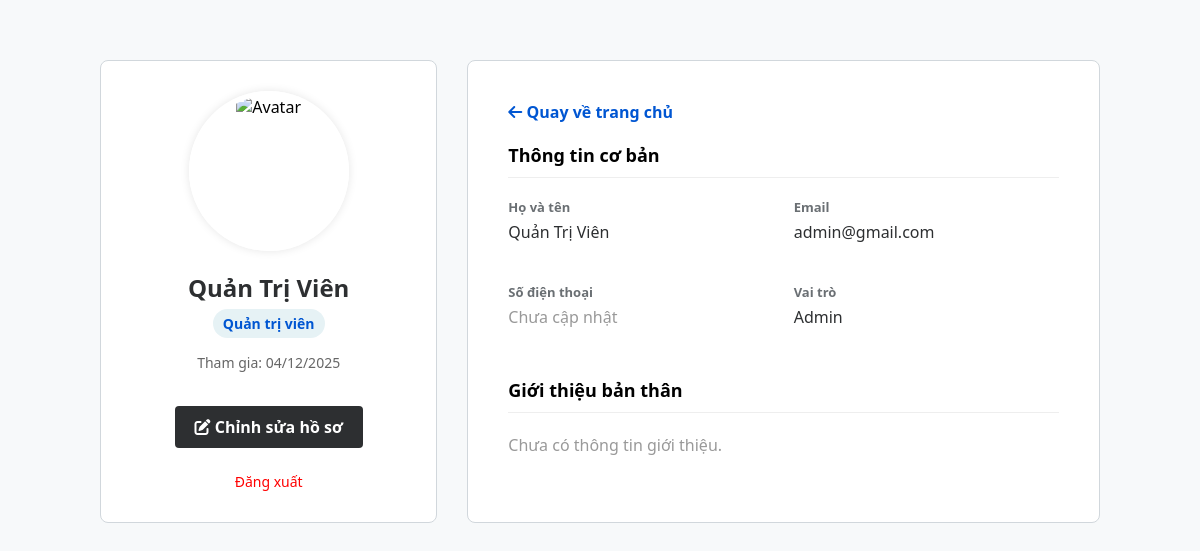
/DoAnCoSo2Elearning/profile.php (signed in), run on the app's committed database.
### tables this page shows
CREATE TABLE `users` (
  `id` int(11) NOT NULL,
  `ho_ten` varchar(100) NOT NULL,
  `email` varchar(100) NOT NULL,
  `mat_khau` varchar(255) NOT NULL,
  `role` enum('student','lecturer','admin') DEFAULT 'student',
  `avatar` varchar(255) DEFAULT NULL,
  `ngay_tao` datetime DEFAULT current_timestamp(),
  `so_dien_thoai` varchar(20) DEFAULT NULL,
  `gioi_thieu` text DEFAULT NULL,
  `reset_token` varchar(10) DEFAULT NULL,
  `reset_expiry` datetime DEFAULT NULL
);

### DoAnCoSo2Elearning/profile.php (the view, shortened to what this page needs)
<?php
include 'database.php';
$user_id = $_SESSION['user_id'];
$sql = "SELECT * FROM users WHERE id = $user_id";
$result = mysqli_query($conn, $sql);
$user = mysqli_fetch_assoc($result);
$avatar_url = !empty($user['avatar']) ? "uploads/avatars/" . $user['avatar'] : "https://cdn-icons-png.flaticon.com/512/149/149071.png";
?>
<!DOCTYPE html>
<html lang="vi">
<head>
    <link rel="stylesheet" href="https://cdnjs.cloudflare.com/ajax/libs/font-awesome/6.4.0/css/all.min.css">
</head>
<body>
<div class="container">
    <div class="profile-sidebar">
        <div class="avatar-frame">
            <img src="<?php echo $avatar_url; ?>" alt="Avatar">
        </div>
        <div class="user-name"><?php echo htmlspecialchars($user['ho_ten']); ?></div>
        <div class="user-role">
            <?php echo ($user['role'] == 'admin') ? 'Quản trị viên' : (($user['role'] == 'lecturer') ? 'Giảng viên' : 'Học viên'); ?>
        </div>
        <p style="color:#666; font-size:14px; margin-top:15px;">Tham gia: <?php echo date('d/m/Y', strtotime($user['ngay_tao'])); ?></p>
        <a href="edit_profile.php" class="btn-edit"><i class="fa-solid fa-pen-to-square"></i> Chỉnh sửa hồ sơ</a>
        <br><br>
        <a href="logout.php" style="color:red; text-decoration:none; font-size:14px;">Đăng xuất</a>
    </div>
    <div class="profile-content">
        <a href="index.html" class="btn-back"><i class="fa-solid fa-arrow-left"></i> Quay về trang chủ</a>
        <div class="section-title">Thông tin cơ bản</div>
        <div style="display: grid; grid-template-columns: 1fr 1fr; gap: 20px;">
            <div class="info-group">
                <div class="info-label">Họ và tên</div>
                <div class="info-value"><?php echo htmlspecialchars($user['ho_ten']); ?></div>
            </div>
            <div class="info-group">
                <div class="info-label">Email</div>
                <div class="info-value"><?php echo htmlspecialchars($user['email']); ?></div>
            </div>
            <div class="info-group">
                <div class="info-label">Số điện thoại</div>
                <div class="info-value"><?php echo $user['so_dien_thoai'] ? htmlspecialchars($user['so_dien_thoai']) : '<span style="color:#999">Chưa cập nhật</span>'; ?></div>
            </div>
            <div class="info-group">
                <div class="info-label">Vai trò</div>
                <div class="info-value" style="text-transform: capitalize;"><?php echo $user['role']; ?></div>
            </div>
        </div>
        <div class="section-title" style="margin-top: 30px;">Giới thiệu bản thân</div>
        <div class="info-group">
            <div class="info-value" style="line-height: 1.6;">
                <?php echo $user['gioi_thieu'] ? nl2br(htmlspecialchars($user['gioi_thieu'])) : '<span style="color:#999">Chưa có thông tin giới thiệu.</span>'; ?>
            </div>
        </div>
    </div>
</div>
</body>
</html>

### DoAnCoSo2Elearning/profile.php (style rules this page uses)
body { font-family: 'Segoe UI', sans-serif; background-color: #f7f9fa; margin: 0; }
.container { max-width: 1000px; margin: 40px auto; padding: 20px; display: flex; gap: 30px; }
.profile-sidebar { flex: 1; background: #fff; padding: 30px; border-radius: 8px; border: 1px solid #d1d7dc; text-align: center; height: fit-content; }
.avatar-frame { width: 150px; height: 150px; margin: 0 auto 20px; border-radius: 50%; overflow: hidden; border: 5px solid #fff; box-shadow: 0 0 10px rgba(0,0,0,0.1); }
.avatar-frame img { width: 100%; height: 100%; object-fit: cover; }
.user-name { font-size: 24px; font-weight: bold; color: #2d2f31; margin-bottom: 5px; }
.user-role { display: inline-block; background: #e6f2f5; color: #0056d2; padding: 5px 10px; border-radius: 20px; font-size: 14px; font-weight: bold; }
.profile-content { flex: 2; background: #fff; padding: 40px; border-radius: 8px; border: 1px solid #d1d7dc; }
.section-title { font-size: 18px; font-weight: bold; border-bottom: 1px solid #eee; padding-bottom: 10px; margin-bottom: 20px; }
.info-group { margin-bottom: 20px; }
.info-label { font-size: 13px; color: #6a6f73; font-weight: bold; margin-bottom: 5px; }
.info-value { font-size: 16px; color: #2d2f31; }
.btn-edit { display: inline-block; padding: 10px 20px; background: #2d2f31; color: #fff; text-decoration: none; font-weight: bold; border-radius: 4px; margin-top: 20px; transition: 0.3s; }
.btn-back { color: #0056d2; text-decoration: none; display: block; margin-bottom: 20px; font-weight: bold; }

### data on the page
users: ho_ten "Quản Trị Viên", ngay_tao "04/12/2025", email "admin@gmail.com", role "Admin"
